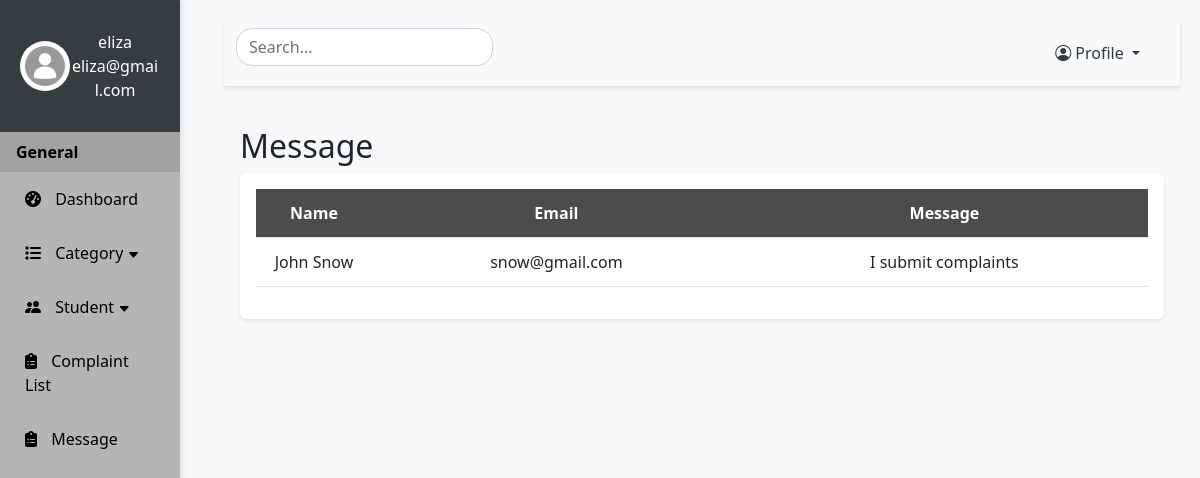
Before: /viewMessage (signed in) with the older database file.
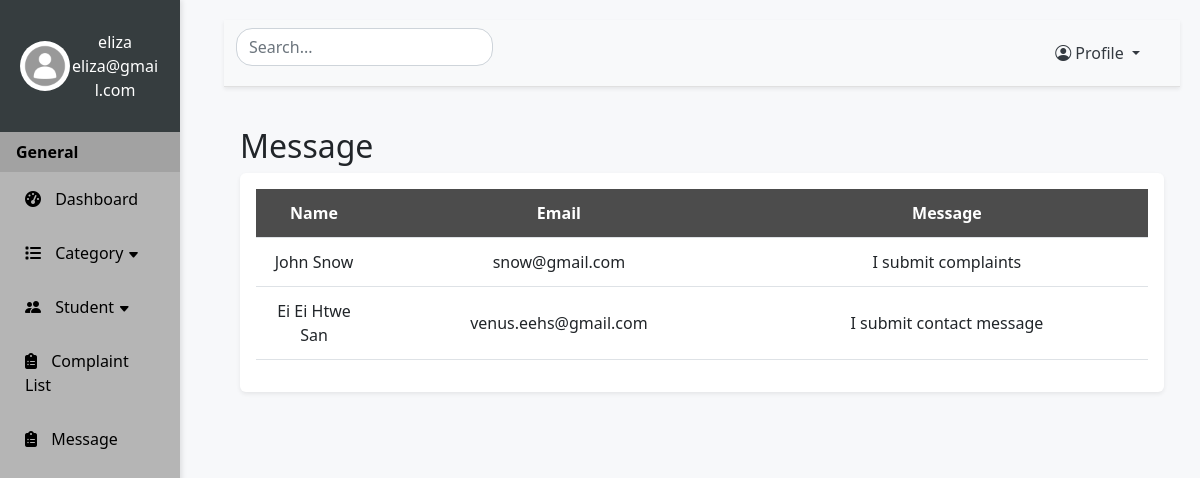
After: the same page with the newer database file.
### website/models.py (models this page shows)
class ContactMessage(db.Model):
    id = db.Column(db.Integer, primary_key=True)
    contact_name = db.Column(db.String(255),nullable=False)
    contact_email = db.Column(db.String(255), nullable=False)
    contact_message = db.Column(db.String(255),nullable=False)

### app.py (the view)
@app.route('/viewMessage', methods=['GET', 'POST'])
def viewMessage():
    if 'admin_id' not in session:
        return redirect(url_for('SignIn'))
    else:
        return viewcontactmessage()

### website/adminfeatures.py (called while the page is built)
def viewcontactmessage():
    contactmessages = ContactMessage.query.all()
    count = len(contactmessages)
    return render_template("adminmessage.html", contactmessages=contactmessages, count=count)

### website/templates/adminmessage.html
{% extends "adminlayout.html" %} {% block title %}Category Page{% endblock%}
{% block content %}
<h2 class="mt-4">Message</h2>
<div class="shadow-sm p-3 mb-5 rounded table-responsive">
  <table class="table align-middle">
      <thead>
          <tr>
            <th>Name</th>
            <th>Email</th>
            <th>Message</th>
          </tr>
      </thead>
      <tbody id="search-table-body">
        {% if count == 0 %}
          <tr>
            <td colspan="6"><h5 style="color: grey">There is no data ...</h5></td>
          </tr>
          {% else %}
          {% for mess in contactmessages: %}
          <tr>
            <td class="searchedvalue">{{ mess.contact_name}}</td>
            <td class="searchedvalue">{{ mess.contact_email}}</td>
            <td>{{ mess.contact_message }}</td>
          </tr>
          {% endfor %}
          {% endif %}
      </tbody>
  </table>
</div>
{% endblock %}

Changed rows visible on the page:
added ContactMessage: contact_name "Ei Ei Htwe San", contact_email "venus.eehs@gmail.com", contact_message "I submit contact message"
